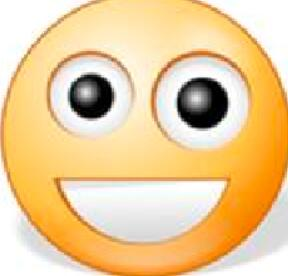
#> input picture 人工智能作业/smile.jpg, 288 x 276 px
$ python 'k-means处理图片.py'
#> lines starting #> are read from the running program, lines starting #| are printed output that depends on the picture
from skimage import io
import matplotlib.pyplot as mp
import sklearn.cluster as sc
from sklearn.cluster import KMeans


img = io.imread('./smile.jpg',True)
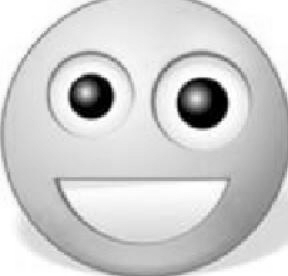
#> img: shape (276, 288) float64; min 0, max 1, mean 0.814
x = img.reshape(-1,1)
print(x)
#> (printed output is left out)
model = sc.KMeans(n_clusters=4)
# 训练模型
model.fit(x)
label = model.labels_   # 每个样本的标签
# 获取聚类中心，并将其铺平
centers = model.cluster_centers_.ravel()
print(centers) # 查看centers的结构
# 生成新图片，将每个样本标签按每个聚类中心赋值，并转换成与img同维度
newimg = centers[label].reshape(img.shape)
#绘制图形
mp.figure('Quant',facecolor='lightgray')
mp.subplot(121)
mp.axis('off')# 关闭坐标系
mp.imshow(img,cmap='gray')
mp.subplot(122)
mp.axis('off')# 关闭坐标系
mp.imshow(newimg,cmap='gray')
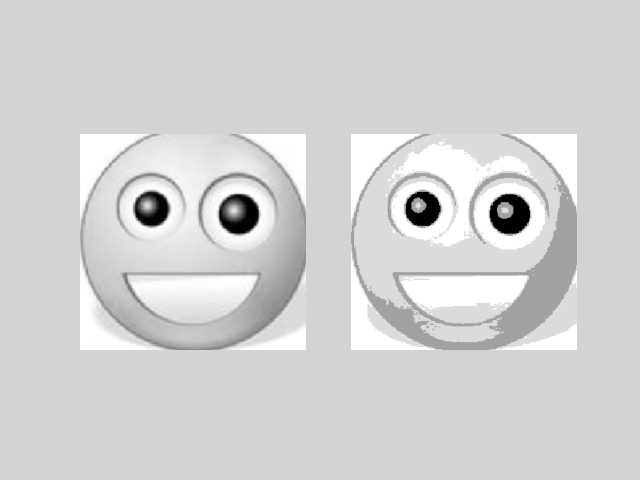
#> figure drawn by matplotlib, 2 panels

$ run again, with 人工智能作业/dog.jpg copied over 人工智能作业/smile.jpg
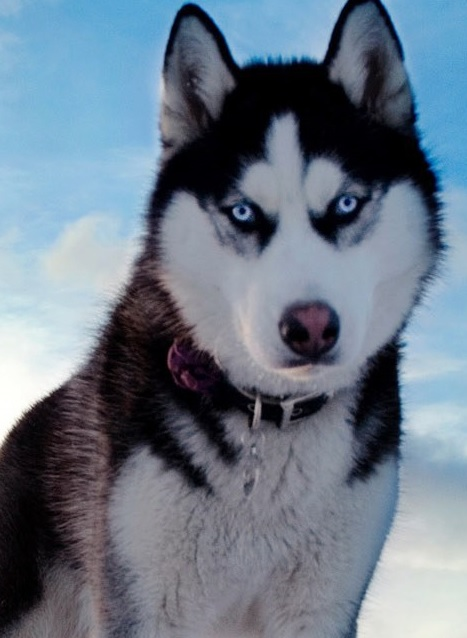
#> input picture 人工智能作业/dog.jpg, 467 x 638 px
#> `img = io.imread('./smile.jpg',True)`:
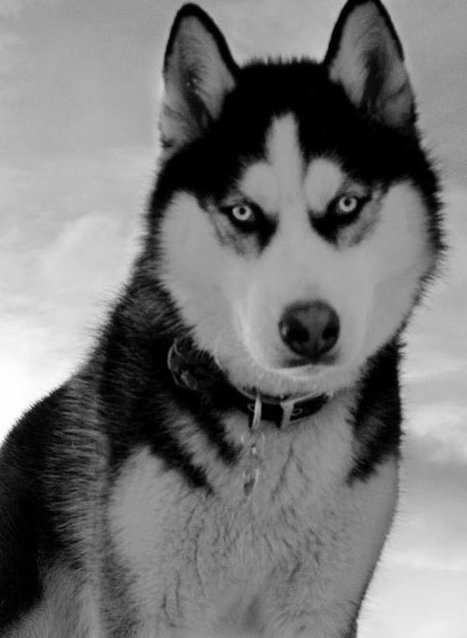
#> img: shape (638, 467) float64; min 0, max 1, mean 0.465
#> (printed output is left out)
#> `mp.imshow(newimg,cmap='gray')`:
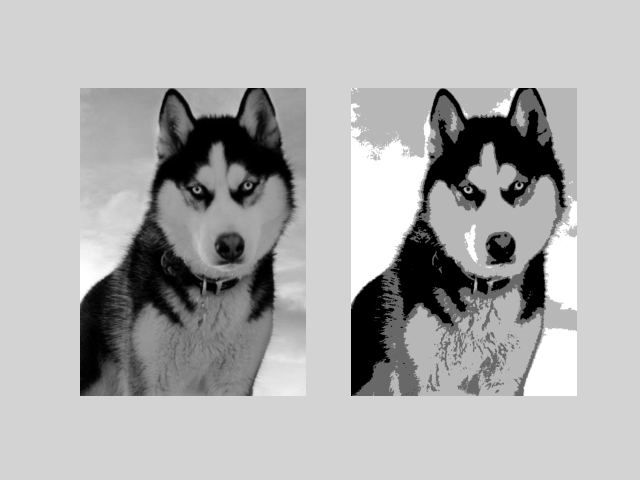
#> figure drawn by matplotlib, 2 panels
